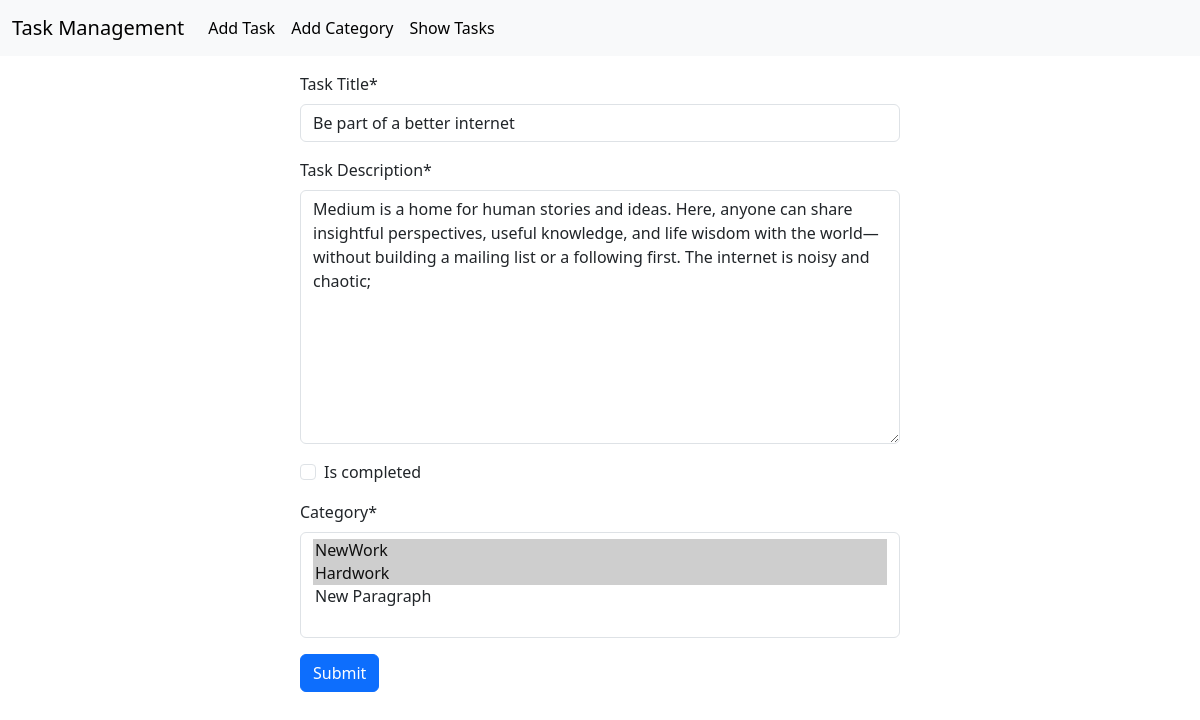
The page /tasks/edit/3 on the database its author committed.
### task/models.py (models this page shows, shortened)
class TaskModel(models.Model):
    taskTitle = models.CharField(max_length=100)
    taskDescription = models.TextField()
    is_completed = models.BooleanField(default=False)
    task_Assign_Date = models.DateTimeField(auto_now_add=True)
    category=models.ManyToManyField(TaskCategory)

### task/views.py (the view)
# urls.py: path('edit/<int:id>', views.edit_task, name='edit'),
def edit_task(request,id):
    task=TaskModel.objects.get(pk=id)
    form = add_task(instance=task)
    if request.method == 'POST':
        form = add_task(request.POST, instance=task)
        if form.is_valid():
            form.save()
            return redirect('home')
    return render(request, 'add_task.html', {'form': form})

### task/forms.py
class add_task(forms.ModelForm):
    class Meta:
        model = TaskModel
        fields = '__all__'
        labels = {
            'taskTitle': 'Task Title',
            'taskDescription': 'Task Description',
        }

### category/models.py (called while the page is built)
    def __str__(self):
        return self.category_name

### task/templates/add_task.html (shortened to what this page needs)
{% extends 'base.html' %}
{% load crispy_forms_tags %}
{% block content %}
    <div>
        <form class="w-50 m-auto mt-3" method="POST">
            {{ form|crispy }}
            <button type="submit" class="btn btn-primary">Submit</button>
        </form>
    </div>
{% endblock %}

### rows shown on the page
TaskModel: taskTitle "Be part of a better internet", taskDescription "Medium is a home for human stories and ideas. Here, anyone can share insightful perspectives, useful knowledge, and life wisdom with the world—without building a mailing list or a following first. The internet is noisy and chaotic;"
